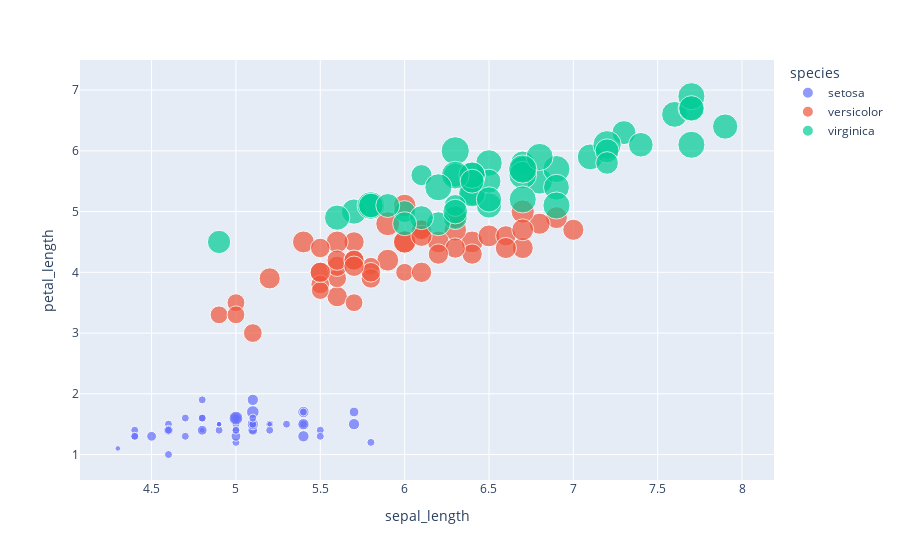

Notebook cell for this chart:
### Code cell
px.scatter(data_frame=df,x='sepal_length',y='petal_length',color='species',size='petal_width',hover_data='petal_width')

### Figure 1 — Plotly figure (JSON) as saved in the notebook; plotly's stock layout.template omitted (floating-point values rounded to 4 significant figures)
{"data": [{"customdata": [[0.2], [0.2], [0.2], [0.2], [0.2], [0.4], [0.3], [0.2], [0.2], [0.1], [0.2], [0.2], [0.1], [0.1], [0.2], [0.4], [0.4], [0.3], [0.3], [0.3], [0.2], [0.4], [0.2], [0.5], [0.2], [0.2], [0.4], [0.2], [0.2], [0.2], [0.2], [0.4], [0.1], [0.2], [0.1], [0.2], [0.2], [0.1], [0.2], [0.2], [0.3], [0.3], [0.2], [0.6], [0.4], [0.3], [0.2], [0.2], [0.2], [0.2]], "hovertemplate": "species=setosa<br>sepal_length=%{x}<br>petal_length=%{y}<br>petal_width=%{customdata[0]}<extra></extra>", "legendgroup": "setosa", "marker": {"color": "#636efa", "size": [0.2, 0.2, 0.2, 0.2, 0.2, 0.4, 0.3, 0.2, 0.2, 0.1, 0.2, 0.2, 0.1, 0.1, 0.2, 0.4, 0.4, 0.3, 0.3, 0.3, 0.2, 0.4, 0.2, 0.5, 0.2, 0.2, 0.4, 0.2, 0.2, 0.2, 0.2, 0.4, 0.1, 0.2, 0.1, 0.2, 0.2, 0.1, 0.2, 0.2, 0.3, 0.3, 0.2, 0.6, 0.4, 0.3, 0.2, 0.2, 0.2, 0.2], "sizemode": "area", "sizeref": 0.00625, "symbol": "circle"}, "mode": "markers", "name": "setosa", "orientation": "v", "showlegend": true, "type": "scatter", "x": [5.1, 4.9, 4.7, 4.6, 5.0, 5.4, 4.6, 5.0, 4.4, 4.9, 5.4, 4.8, 4.8, 4.3, 5.8, 5.7, 5.4, 5.1, 5.7, 5.1, 5.4, 5.1, 4.6, 5.1, 4.8, 5.0, 5.0, 5.2, 5.2, 4.7, 4.8, 5.4, 5.2, 5.5, 4.9, 5.0, 5.5, 4.9, 4.4, 5.1, 5.0, 4.5, 4.4, 5.0, 5.1, 4.8, 5.1, 4.6, 5.3, 5.0], "xaxis": "x", "y": [1.4, 1.4, 1.3, 1.5, 1.4, 1.7, 1.4, 1.5, 1.4, 1.5, 1.5, 1.6, 1.4, 1.1, 1.2, 1.5, 1.3, 1.4, 1.7, 1.5, 1.7, 1.5, 1.0, 1.7, 1.9, 1.6, 1.6, 1.5, 1.4, 1.6, 1.6, 1.5, 1.5, 1.4, 1.5, 1.2, 1.3, 1.5, 1.3, 1.5, 1.3, 1.3, 1.3, 1.6, 1.9, 1.4, 1.6, 1.4, 1.5, 1.4], "yaxis": "y"}, {"customdata": [[1.4], [1.5], [1.5], [1.3], [1.5], [1.3], [1.6], [1.0], [1.3], [1.4], [1.0], [1.5], [1.0], [1.4], [1.3], [1.4], [1.5], [1.0], [1.5], [1.1], [1.8], [1.3], [1.5], [1.2], [1.3], [1.4], [1.4], [1.7], [1.5], [1.0], [1.1], [1.0], [1.2], [1.6], [1.5], [1.6], [1.5], [1.3], [1.3], [1.3], [1.2], [1.4], [1.2], [1.0], [1.3], [1.2], [1.3], [1.3], [1.1], [1.3]], "hovertemplate": "species=versicolor<br>sepal_length=%{x}<br>petal_length=%{y}<br>petal_width=%{customdata[0]}<extra></extra>", "legendgroup": "versicolor", "marker": {"color": "#EF553B", "size": [1.4, 1.5, 1.5, 1.3, 1.5, 1.3, 1.6, 1.0, 1.3, 1.4, 1.0, 1.5, 1.0, 1.4, 1.3, 1.4, 1.5, 1.0, 1.5, 1.1, 1.8, 1.3, 1.5, 1.2, 1.3, 1.4, 1.4, 1.7, 1.5, 1.0, 1.1, 1.0, 1.2, 1.6, 1.5, 1.6, 1.5, 1.3, 1.3, 1.3, 1.2, 1.4, 1.2, 1.0, 1.3, 1.2, 1.3, 1.3, 1.1, 1.3], "sizemode": "area", "sizeref": 0.00625, "symbol": "circle"}, "mode": "markers", "name": "versicolor", "orientation": "v", "showlegend": true, "type": "scatter", "x": [7.0, 6.4, 6.9, 5.5, 6.5, 5.7, 6.3, 4.9, 6.6, 5.2, 5.0, 5.9, 6.0, 6.1, 5.6, 6.7, 5.6, 5.8, 6.2, 5.6, 5.9, 6.1, 6.3, 6.1, 6.4, 6.6, 6.8, 6.7, 6.0, 5.7, 5.5, 5.5, 5.8, 6.0, 5.4, 6.0, 6.7, 6.3, 5.6, 5.5, 5.5, 6.1, 5.8, 5.0, 5.6, 5.7, 5.7, 6.2, 5.1, 5.7], "xaxis": "x", "y": [4.7, 4.5, 4.9, 4.0, 4.6, 4.5, 4.7, 3.3, 4.6, 3.9, 3.5, 4.2, 4.0, 4.7, 3.6, 4.4, 4.5, 4.1, 4.5, 3.9, 4.8, 4.0, 4.9, 4.7, 4.3, 4.4, 4.8, 5.0, 4.5, 3.5, 3.8, 3.7, 3.9, 5.1, 4.5, 4.5, 4.7, 4.4, 4.1, 4.0, 4.4, 4.6, 4.0, 3.3, 4.2, 4.2, 4.2, 4.3, 3.0, 4.1], "yaxis": "y"}, {"customdata": [[2.5], [1.9], [2.1], [1.8], [2.2], [2.1], [1.7], [1.8], [1.8], [2.5], [2.0], [1.9], [2.1], [2.0], [2.4], [2.3], [1.8], [2.2], [2.3], [1.5], [2.3], [2.0], [2.0], [1.8], [2.1], [1.8], [1.8], [1.8], [2.1], [1.6], [1.9], [2.0], [2.2], [1.5], [1.4], [2.3], [2.4], [1.8], [1.8], [2.1], [2.4], [2.3], [1.9], [2.3], [2.5], [2.3], [1.9], [2.0], [2.3], [1.8]], "hovertemplate": "species=virginica<br>sepal_length=%{x}<br>petal_length=%{y}<br>petal_width=%{customdata[0]}<extra></extra>", "legendgroup": "virginica", "marker": {"color": "#00cc96", "size": [2.5, 1.9, 2.1, 1.8, 2.2, 2.1, 1.7, 1.8, 1.8, 2.5, 2.0, 1.9, 2.1, 2.0, 2.4, 2.3, 1.8, 2.2, 2.3, 1.5, 2.3, 2.0, 2.0, 1.8, 2.1, 1.8, 1.8, 1.8, 2.1, 1.6, 1.9, 2.0, 2.2, 1.5, 1.4, 2.3, 2.4, 1.8, 1.8, 2.1, 2.4, 2.3, 1.9, 2.3, 2.5, 2.3, 1.9, 2.0, 2.3, 1.8], "sizemode": "area", "sizeref": 0.00625, "symbol": "circle"}, "mode": "markers", "name": "virginica", "orientation": "v", "showlegend": true, "type": "scatter", "x": [6.3, 5.8, 7.1, 6.3, 6.5, 7.6, 4.9, 7.3, 6.7, 7.2, 6.5, 6.4, 6.8, 5.7, 5.8, 6.4, 6.5, 7.7, 7.7, 6.0, 6.9, 5.6, 7.7, 6.3, 6.7, 7.2, 6.2, 6.1, 6.4, 7.2, 7.4, 7.9, 6.4, 6.3, 6.1, 7.7, 6.3, 6.4, 6.0, 6.9, 6.7, 6.9, 5.8, 6.8, 6.7, 6.7, 6.3, 6.5, 6.2, 5.9], "xaxis": "x", "y": [6.0, 5.1, 5.9, 5.6, 5.8, 6.6, 4.5, 6.3, 5.8, 6.1, 5.1, 5.3, 5.5, 5.0, 5.1, 5.3, 5.5, 6.7, 6.9, 5.0, 5.7, 4.9, 6.7, 4.9, 5.7, 6.0, 4.8, 4.9, 5.6, 5.8, 6.1, 6.4, 5.6, 5.1, 5.6, 6.1, 5.6, 5.5, 4.8, 5.4, 5.6, 5.1, 5.1, 5.9, 5.7, 5.2, 5.0, 5.2, 5.4, 5.1], "yaxis": "y"}], "layout": {"legend": {"itemsizing": "constant", "title": {"text": "species"}, "tracegroupgap": 0}, "margin": {"t": 60}, "xaxis": {"anchor": "y", "domain": [0, 1], "title": {"text": "sepal_length"}}, "yaxis": {"anchor": "x", "domain": [0, 1], "title": {"text": "petal_length"}}}}
